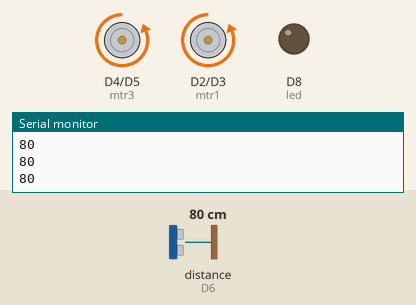
Recording of a sketch running on a simulated ESP8266 (NodeMCU). On the bench: motor-driver pin pairs drawn as motors (green arrow = first pin HIGH = forward, orange = second pin HIGH = backward, longer = more drive), output pins drawn as LEDs (lit = HIGH), the last lines printed to the serial monitor. Wiring (inferred from the names in the program): ultrasonic range finder: trigger D7; echo D6. Dashed ring = blinking. Inputs (shaded band) come from the test bench; at power-on: distance to the obstacle (sensor on D6) 80 cm. The echo pulse lasts 58.3 µs per cm; pins used as bus, display or sensor lines are not drawn.

Above: at 1.2 s.
1.3 s: distance to the obstacle (sensor on D6) set to 12 cm
2.8 s: distance to the obstacle (sensor on D6) set to 9 cm
At 3.2 s:
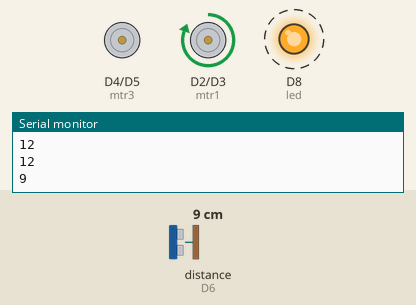
Timing chart, 0 to 11.8 s (numbered marks = the images above; inputs shaded):
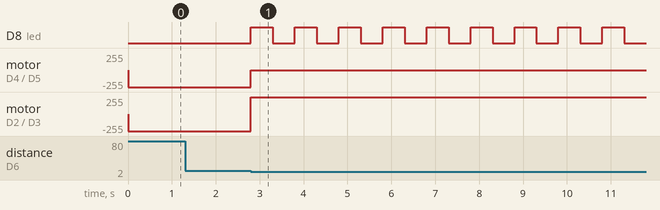

Measured:
- the behaviour switches between 11 and 10 cm on distance to the obstacle (sensor on D6) (found by bisection; images 0 and 1)
- after the input at 2.8 s, D8 (led): alternates HIGH for 0.50 s and LOW for 0.50 s, starting at once; motor on D4 (mtr3) / D5 (mtr4): backward 255/255 → stopped at once; motor on D2 (mtr1) / D3 (mtr2): backward 255/255 → forward 255/255 at once

The sketch:

bot_antri_nabrak__Ard_Uno_.ino
```cpp
#include <ESP8266WiFi.h>
#define mtr1 D2
#define mtr2 D3
#define mtr3 D4
#define mtr4 D5
#define echo D6
#define trig D7
#define led D8

void setup()
{
  pinMode(mtr1, OUTPUT);
  pinMode(mtr2, OUTPUT);
  pinMode(mtr3, OUTPUT);
  pinMode(mtr4, OUTPUT);
  pinMode(trig, OUTPUT);
  pinMode(led, OUTPUT);
  pinMode(echo, INPUT);
  Serial.begin(115200);
}

void loop()
{
  work();

}

void work(){
  long waktu, jarak;
  digitalWrite(trig, LOW);
  delayMicroseconds(2);
  digitalWrite(trig, HIGH);
  delayMicroseconds(10);
  digitalWrite(trig, LOW);

  waktu = pulseIn(echo, HIGH);
  jarak = (waktu/2)/29.1;
  Serial.println(jarak);

  if(jarak <= 10){
    digitalWrite(mtr1, HIGH);
    digitalWrite(mtr2, LOW);
    digitalWrite(mtr3, LOW);
    digitalWrite(mtr4, LOW);
    digitalWrite(led, HIGH);
    delay(500);
    digitalWrite(led, LOW);
    delay(500);
     digitalWrite(led, HIGH);
    delay(500);
    digitalWrite(led, LOW);
    delay(500);
  }else {
    digitalWrite(mtr1, LOW);
    digitalWrite(mtr2, HIGH);
    digitalWrite(mtr3, LOW);
    digitalWrite(mtr4, HIGH);
    digitalWrite(led, LOW);
  }


}
```
